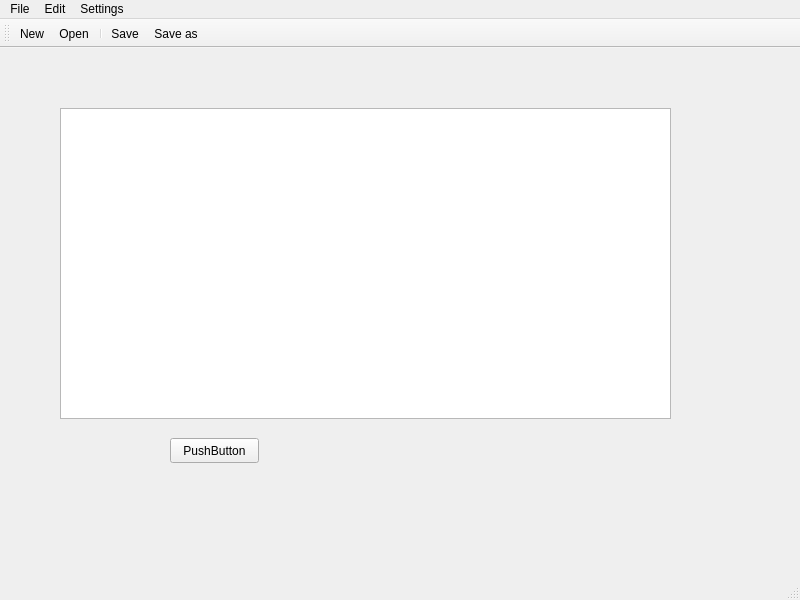
<?xml version="1.0" encoding="UTF-8"?>
<ui version="4.0">
 <class>MainWindow2</class>
 <widget class="QMainWindow" name="MainWindow2">
  <property name="geometry">
   <rect>
    <x>0</x>
    <y>0</y>
    <width>800</width>
    <height>600</height>
   </rect>
  </property>
  <property name="windowTitle">
   <string>MainWindow</string>
  </property>
  <widget class="QWidget" name="centralwidget">
   <widget class="QTextEdit" name="textEdit">
    <property name="geometry">
     <rect>
      <x>60</x>
      <y>60</y>
      <width>611</width>
      <height>311</height>
     </rect>
    </property>
   </widget>
   <widget class="QPushButton" name="pushButton">
    <property name="geometry">
     <rect>
      <x>170</x>
      <y>390</y>
      <width>89</width>
      <height>25</height>
     </rect>
    </property>
    <property name="text">
     <string>PushButton</string>
    </property>
   </widget>
  </widget>
  <widget class="QMenuBar" name="menubar">
   <property name="geometry">
    <rect>
     <x>0</x>
     <y>0</y>
     <width>800</width>
     <height>22</height>
    </rect>
   </property>
   <widget class="QMenu" name="menuFile">
    <property name="title">
     <string>File</string>
    </property>
    <addaction name="actionNew"/>
    <addaction name="actionOpen"/>
    <addaction name="actionSave"/>
    <addaction name="actionSave_as"/>
    <addaction name="separator"/>
   </widget>
   <widget class="QMenu" name="menuEdit">
    <property name="title">
     <string>Edit</string>
    </property>
    <addaction name="actioncut"/>
    <addaction name="actioncopy"/>
    <addaction name="actionpaste"/>
    <addaction name="actionredo"/>
    <addaction name="actionundo"/>
   </widget>
   <widget class="QMenu" name="menuSettings">
    <property name="title">
     <string>Settings</string>
    </property>
    <addaction name="actionFont"/>
    <addaction name="actionColor"/>
    <addaction name="actionBackground_color"/>
   </widget>
   <addaction name="menuFile"/>
   <addaction name="menuEdit"/>
   <addaction name="menuSettings"/>
  </widget>
  <widget class="QStatusBar" name="statusbar"/>
  <widget class="QToolBar" name="toolBar">
   <property name="windowTitle">
    <string>toolBar</string>
   </property>
   <attribute name="toolBarArea">
    <enum>TopToolBarArea</enum>
   </attribute>
   <attribute name="toolBarBreak">
    <bool>false</bool>
   </attribute>
   <addaction name="actionNew"/>
   <addaction name="actionOpen"/>
   <addaction name="separator"/>
   <addaction name="actionSave"/>
   <addaction name="actionSave_as"/>
  </widget>
  <action name="actionNew">
   <property name="icon">
    <iconset resource="resource.qrc">
     <normaloff>:/img/close.png</normaloff>:/img/close.png</iconset>
   </property>
   <property name="text">
    <string>New</string>
   </property>
  </action>
  <action name="actionOpen">
   <property name="icon">
    <iconset resource="resource.qrc">
     <normaloff>:/img/close.png</normaloff>:/img/close.png</iconset>
   </property>
   <property name="text">
    <string>Open</string>
   </property>
  </action>
  <action name="actionSave">
   <property name="icon">
    <iconset resource="resource.qrc">
     <normaloff>:/img/close.png</normaloff>:/img/close.png</iconset>
   </property>
   <property name="text">
    <string>Save</string>
   </property>
  </action>
  <action name="actionSave_as">
   <property name="icon">
    <iconset resource="resource.qrc">
     <normaloff>:/img/close.png</normaloff>:/img/close.png</iconset>
   </property>
   <property name="text">
    <string>Save as</string>
   </property>
  </action>
  <action name="actioncut">
   <property name="text">
    <string>Cut</string>
   </property>
  </action>
  <action name="actioncopy">
   <property name="text">
    <string>Copy</string>
   </property>
  </action>
  <action name="actionpaste">
   <property name="text">
    <string>Paste</string>
   </property>
  </action>
  <action name="actionredo">
   <property name="text">
    <string>Redo</string>
   </property>
  </action>
  <action name="actionundo">
   <property name="text">
    <string>Undo</string>
   </property>
  </action>
  <action name="actionFont">
   <property name="text">
    <string>Font</string>
   </property>
  </action>
  <action name="actionColor">
   <property name="text">
    <string>Color</string>
   </property>
  </action>
  <action name="actionBackground_color">
   <property name="text">
    <string>Background color</string>
   </property>
  </action>
 </widget>
 <resources>
  <include location="resource.qrc"/>
 </resources>
 <connections/>
</ui>
